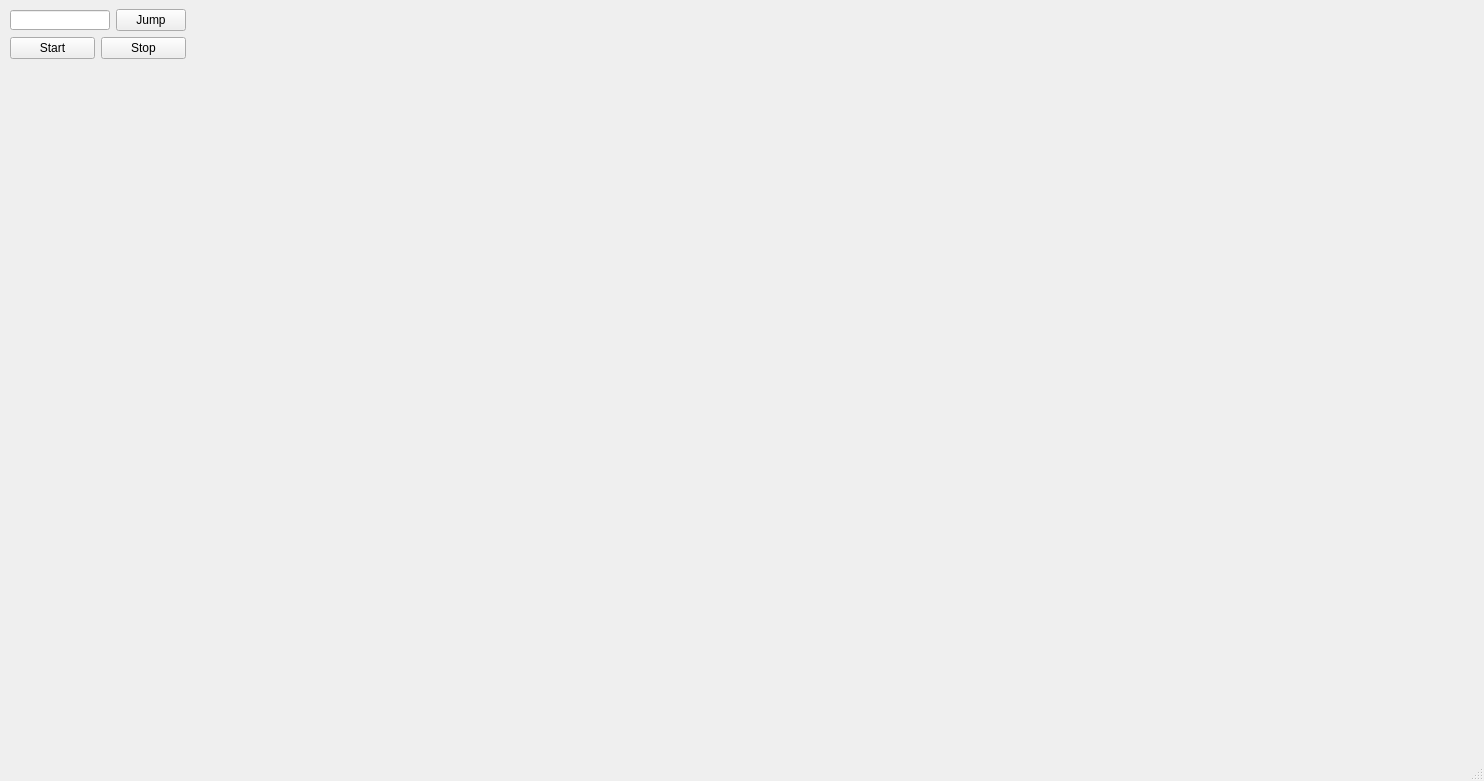
<?xml version="1.0" encoding="UTF-8"?>
<ui version="4.0">
 <class>MainWindow</class>
 <widget class="QMainWindow" name="MainWindow">
  <property name="geometry">
   <rect>
    <x>0</x>
    <y>0</y>
    <width>1484</width>
    <height>781</height>
   </rect>
  </property>
  <property name="minimumSize">
   <size>
    <width>0</width>
    <height>0</height>
   </size>
  </property>
  <property name="windowTitle">
   <string>MainWindow</string>
  </property>
  <widget class="QWidget" name="centralwidget">
   <layout class="QHBoxLayout" name="horizontalLayout_3">
    <item>
     <layout class="QVBoxLayout" name="verticalLayout">
      <item>
       <layout class="QHBoxLayout" name="horizontalLayout">
        <item>
         <widget class="QLineEdit" name="lineEdit">
          <property name="minimumSize">
           <size>
            <width>100</width>
            <height>20</height>
           </size>
          </property>
          <property name="maximumSize">
           <size>
            <width>100</width>
            <height>20</height>
           </size>
          </property>
         </widget>
        </item>
        <item>
         <widget class="QPushButton" name="pushButton">
          <property name="minimumSize">
           <size>
            <width>70</width>
            <height>22</height>
           </size>
          </property>
          <property name="maximumSize">
           <size>
            <width>70</width>
            <height>22</height>
           </size>
          </property>
          <property name="whatsThis">
           <string>&lt;html&gt;&lt;head/&gt;&lt;body&gt;&lt;p&gt;Jumps to specified generation&lt;/p&gt;&lt;/body&gt;&lt;/html&gt;</string>
          </property>
          <property name="text">
           <string>Jump</string>
          </property>
         </widget>
        </item>
       </layout>
      </item>
      <item>
       <layout class="QHBoxLayout" name="horizontalLayout_4">
        <item>
         <widget class="QPushButton" name="pushButton_3">
          <property name="text">
           <string>Start</string>
          </property>
         </widget>
        </item>
        <item>
         <widget class="QPushButton" name="pushButton_4">
          <property name="text">
           <string>Stop</string>
          </property>
         </widget>
        </item>
       </layout>
      </item>
      <item>
       <spacer name="verticalSpacer">
        <property name="orientation">
         <enum>Qt::Vertical</enum>
        </property>
        <property name="sizeHint" stdset="0">
         <size>
          <width>20</width>
          <height>40</height>
         </size>
        </property>
       </spacer>
      </item>
     </layout>
    </item>
    <item>
     <widget class="Canvas" name="canvas" native="true">
      <property name="minimumSize">
       <size>
        <width>1280</width>
        <height>720</height>
       </size>
      </property>
      <property name="maximumSize">
       <size>
        <width>1280</width>
        <height>720</height>
       </size>
      </property>
     </widget>
    </item>
   </layout>
  </widget>
  <widget class="QMenuBar" name="menubar">
   <property name="geometry">
    <rect>
     <x>0</x>
     <y>0</y>
     <width>1484</width>
     <height>21</height>
    </rect>
   </property>
  </widget>
  <widget class="QStatusBar" name="statusbar"/>
 </widget>
 <customwidgets>
  <customwidget>
   <class>Canvas</class>
   <extends>QWidget</extends>
   <header>canvas.h</header>
   <container>1</container>
   <slots>
    <signal>changeIterationSpinBox(int)</signal>
    <signal>changeWorkersSpinbox(int)</signal>
    <slot>changeNumOfWorkers(int)</slot>
    <slot>changeNumOfIterations(int)</slot>
    <slot>reset()</slot>
    <slot>start()</slot>
    <slot>stop()</slot>
   </slots>
  </customwidget>
 </customwidgets>
 <resources/>
 <connections>
  <connection>
   <sender>pushButton_3</sender>
   <signal>clicked()</signal>
   <receiver>canvas</receiver>
   <slot>start()</slot>
   <hints>
    <hint type="sourcelabel">
     <x>56</x>
     <y>83</y>
    </hint>
    <hint type="destinationlabel">
     <x>278</x>
     <y>228</y>
    </hint>
   </hints>
  </connection>
  <connection>
   <sender>pushButton_4</sender>
   <signal>clicked()</signal>
   <receiver>canvas</receiver>
   <slot>stop()</slot>
   <hints>
    <hint type="sourcelabel">
     <x>147</x>
     <y>82</y>
    </hint>
    <hint type="destinationlabel">
     <x>225</x>
     <y>126</y>
    </hint>
   </hints>
  </connection>
 </connections>
</ui>
